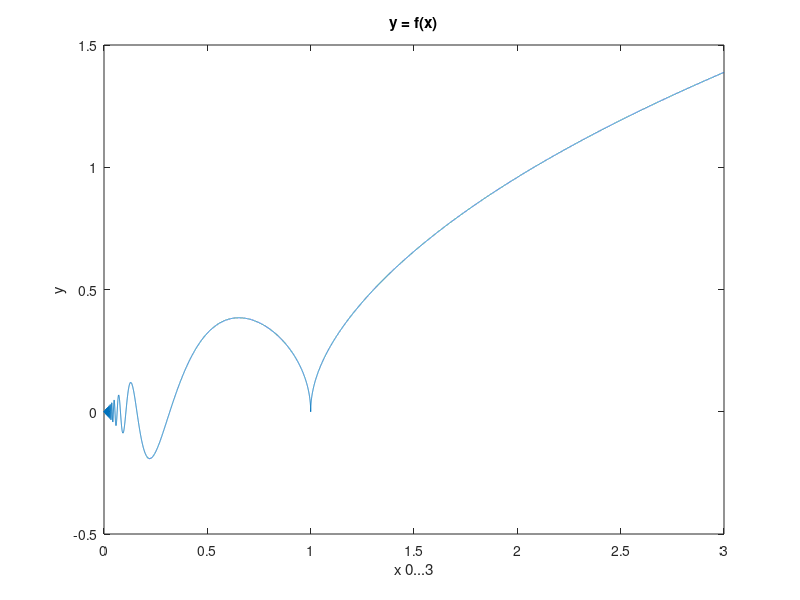

This chart was generated by the following MATLAB code:
# example how to program in octave

x = zeros (50,1); # matrix 50x1 - column of 50 zeroes
for i = 1:2:100 # iterate from 1 to 100 with step size 2
  x(i) = i^2;
endfor

y = zeros (50,1);
k = 1;
step = 2;
while (k <= 100)
  y(k) = k^2;
  k = k + step;
endwhile

i = 1:2:100;      # create an array with 50-elements
x = i.^2;         # each element is squared
y = x + 9;        # add 9 to each element
z = y./i;         # divide each element in y by the corresponding value in i
w = sin (i / 10); # take the sine of each element divided by 10

# 2d plot line graph
plot (i / 10, w);
title ('w = sin (i / 10)');
xlabel ('i / 10');
ylabel ('w');

# working with strings in gnu octave
first_string = "hello world";
second_string = "!";
[first_string, second_string] # concatenate both strings
printf("printf is working as you expected %s\n", [first_string, second_string]);
printf("strings is simple matrix of characters\n");
s = "string";
s = [s, " ", s, " ", s]
s = "";
for i = 1:10
  s = [s, num2str(i)];
  if(i < 10)
    s = [s, " "];
  endif
endfor
["[\"", s, "\"]"]

# function:
# no return value
function wakeup (message)
  printf ("from wakeup function: %s\n", message);
endfunction
wakeup("hello")
# with return value
function retval = avg (v)
  retval = sum (v) / length (v);
endfunction

printf("function avg returns: %f\n", avg([1, 2, 3, 4, 5]));

function [y, ia, ib] = my_func(a_arg, b_arg, c_arg)
    disp(inputname(1)); # s
    disp(inputname(2)); # <NONE>
    y = 1;
    ia = 2;
    ib = 4;
endfunction

[a, b, c] = my_func(s, 2, 3);
nargin("my_func") # ans -3

# integration example
function y = f (x)
  y = x .* sin (1./x) .* sqrt (abs (1 - x));
endfunction

# intergrate function "f" on interval 0...3
[q, ier, nfun, err] = quad ("f", 0, 3)

# display function "f"
x = 0:0.0001:3;
y = f(x);
plot(x, y)
title ('y = f(x)');
xlabel ('x 0...3');
ylabel ('y');
